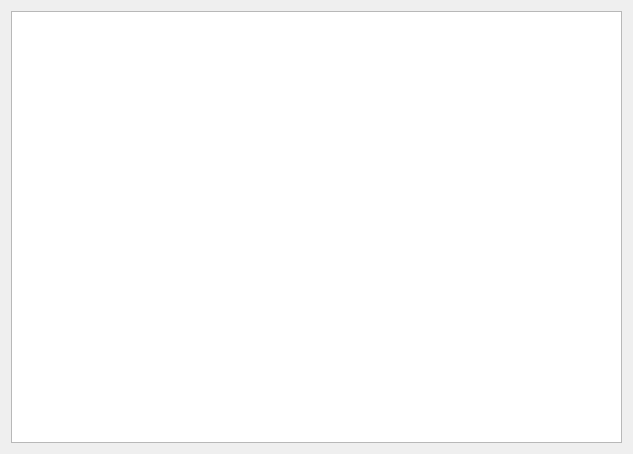
<?xml version="1.0" encoding="UTF-8"?>
<ui version="4.0">
 <class>mydiskwg</class>
 <widget class="QWidget" name="mydiskwg">
  <property name="geometry">
   <rect>
    <x>0</x>
    <y>0</y>
    <width>633</width>
    <height>454</height>
   </rect>
  </property>
  <property name="windowTitle">
   <string>Form</string>
  </property>
  <layout class="QGridLayout" name="gridLayout">
   <item row="0" column="0">
    <widget class="QListWidget" name="filelistWidget"/>
   </item>
  </layout>
 </widget>
 <resources/>
 <connections/>
</ui>
